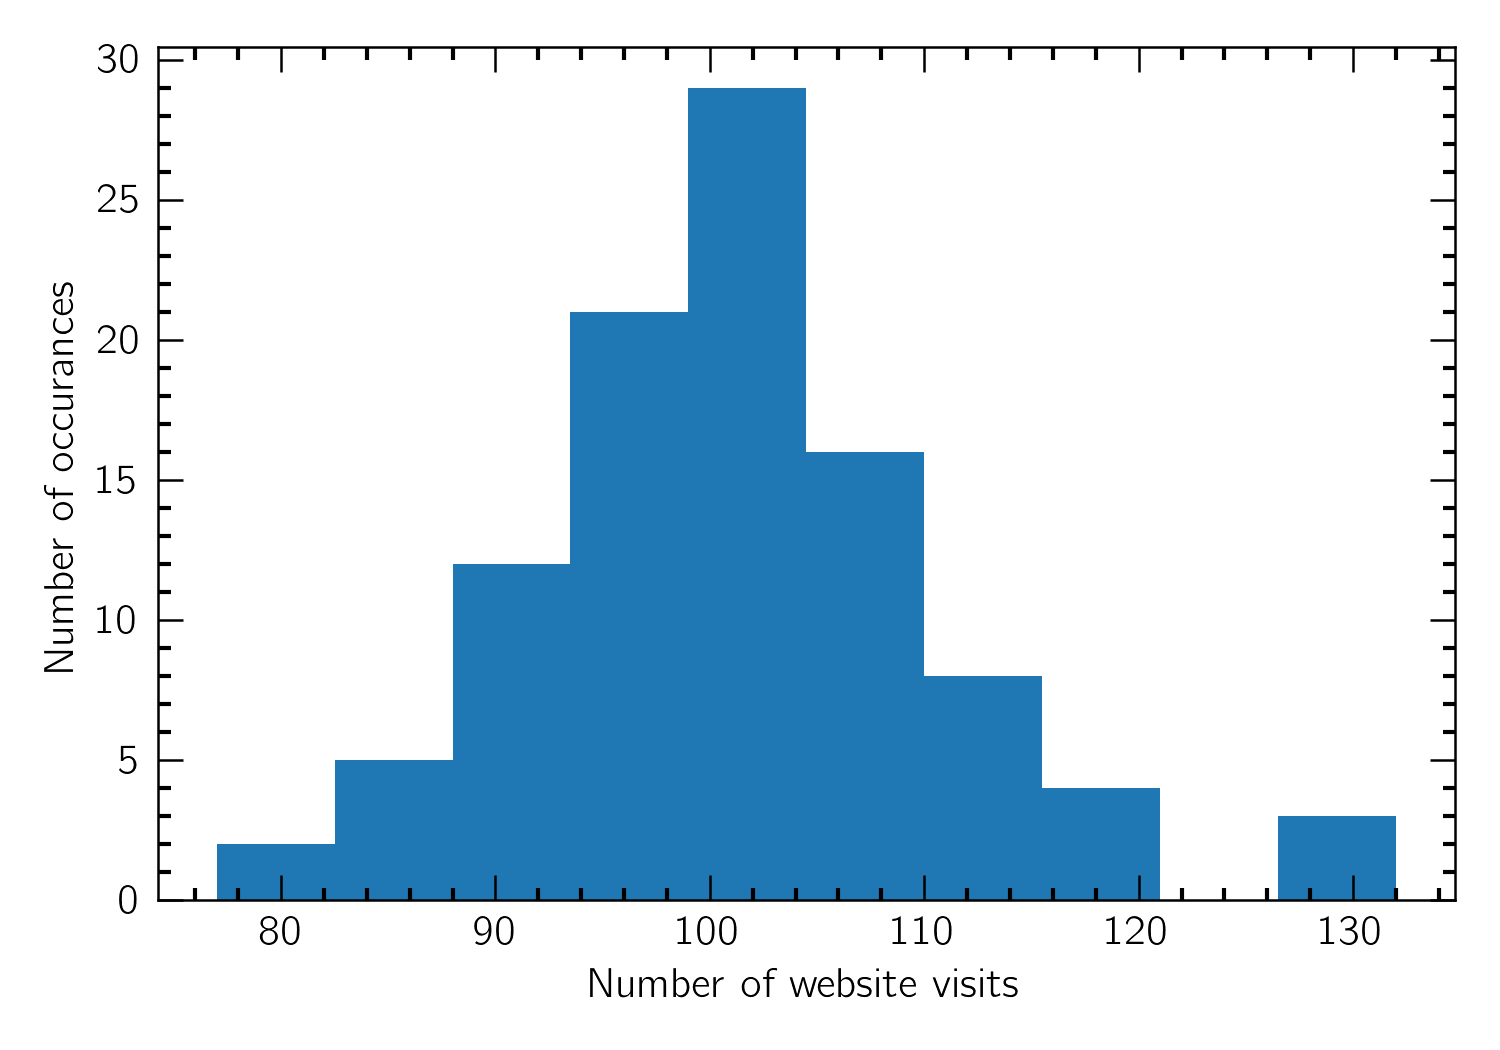

Python code for this plot:
import numpy as np
import matplotlib.pyplot as plt

hits = np.random.poisson(lam=100.0,size=100)
plt.hist(hits,bins=10)
plt.xlabel("Number of website visits")
plt.ylabel("Number of occurances")
plt.tight_layout()
plt.savefig("website.png")
plt.show()
plt.close()
